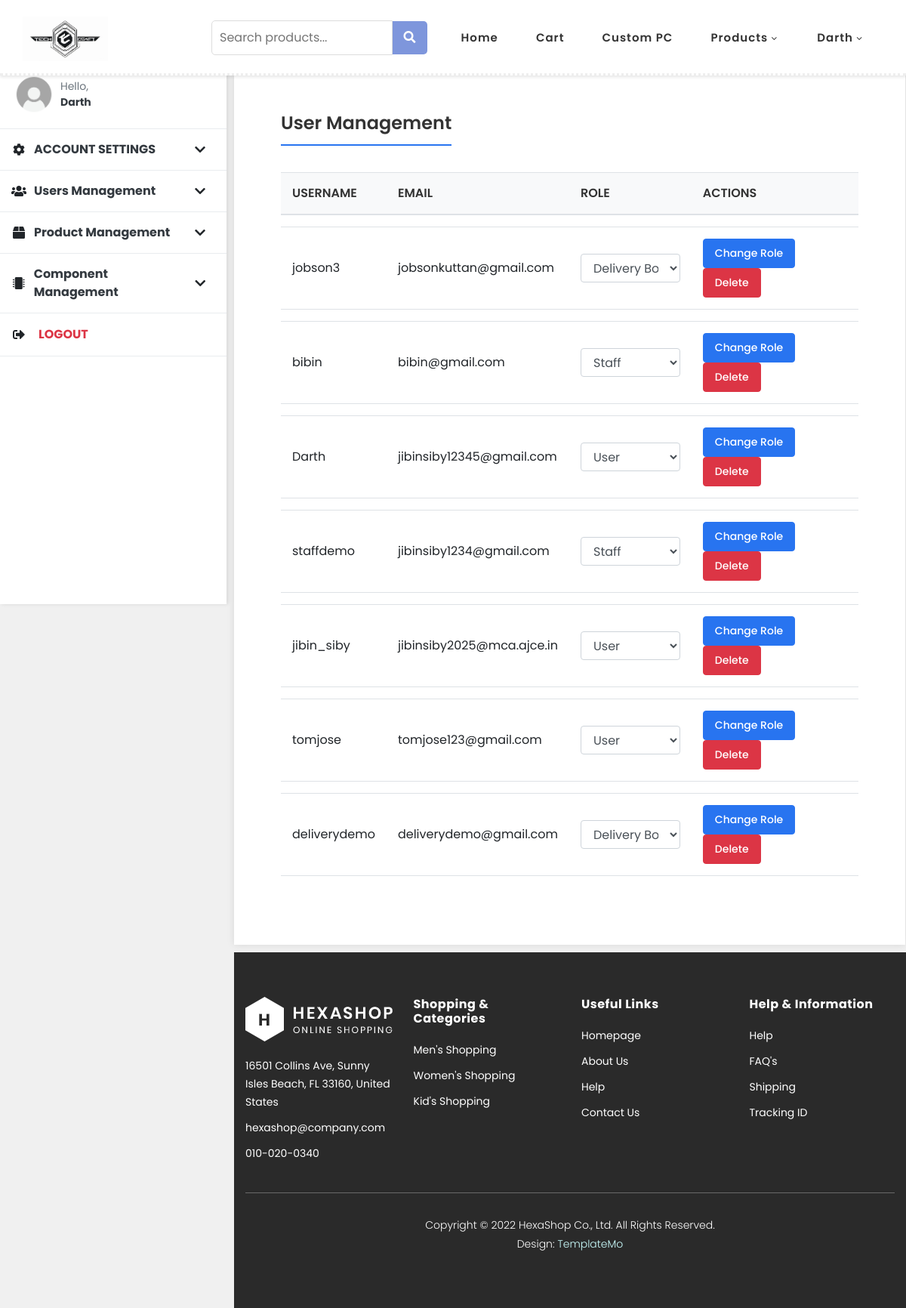
Screenshot of /admin_userview/ (signed in) with the database file from the repository.
### userapp/models.py (models this page shows, shortened)
class User(AbstractUser):
    ROLE_CHOICES = (
        ('user', 'User'),
        ('staff', 'Staff'),
        ('admin', 'Admin'),
        ('delivery_boy', 'Delivery Boy'),  # Added new role
    )
    fullname = models.CharField(max_length=255)
    date_joined = models.DateTimeField(auto_now_add=True)
    last_login = models.DateTimeField(auto_now=True)
    is_staff = models.BooleanField(default=False)
    is_deliveryboy = models.BooleanField(default=False)
    role = models.CharField(max_length=20, choices=ROLE_CHOICES, default='user')
    mobile = models.CharField(max_length=20, unique=False, default="nil")
    email = models.EmailField(unique=True)
    USERNAME_FIELD = 'email'
    REQUIRED_FIELDS = ['username', 'password']

### userapp/views.py (the view)
# urls.py: path('admin_userview/', views.admin_userview, name='admin_userview'),
@login_required(login_url='userapp:login')
def admin_userview(request):
    User = get_user_model()
    users = User.objects.exclude(is_superuser=True)
    return render(request, 'admin_userview.html', {'users': users})

### template/admin_userview.html (shortened to what this page needs)
{% load static %}
<!DOCTYPE html>
<html lang="en">
  <head>
    <link rel="stylesheet" type="text/css" href="{% static 'css/bootstrap.min.css' %}">
    <link rel="stylesheet" type="text/css" href="{% static 'css/font-awesome.css' %}">
    <link rel="stylesheet" href="{% static 'css/templatemo-hexashop.css' %}">
    <link rel="stylesheet" href="{% static 'css/owl-carousel.css' %}">
    <link rel="stylesheet" href="{% static 'css/lightbox.css' %}">
    <link rel="stylesheet" href="https://cdnjs.cloudflare.com/ajax/libs/font-awesome/5.15.3/css/all.min.css">
    </head>
    <body style="background-color:#f0f0f0;">
<header class="header-area header-sticky">
    <div class="container">
        <div class="row">
            <div class="col-12">
                <nav class="main-nav">
                    <a href="{% url 'userapp:admin_dashboard' %}" class="logo">
                        <img src="{% static 'images/file.png' %}" alt="Logo">
                    </a>
                    <div class="search-container">
                        <form action="#" method="get">
                            <input type="text" id="search-input" placeholder="Search products..." name="q" autocomplete="off">
                            <button type="submit"><i class="fa fa-search"></i></button>
                        </form>
                    </div>
                    <ul class="nav">
                        <li><a href="{% url 'userapp:admin_dashboard' %}">Home</a></li>
                        <li><a href="#">Cart</a></li>
                        <li><a href="#">Custom PC</a></li>
                        <li class="submenu">
                            <a href="javascript:;">Products</a>
                        </li>
                        <li class="submenu">
                            <a href="javascript:;">{{ request.user.username }}</a>
                        </li>
                    </ul>
                </nav>
            </div>
        </div>
    </div>
</header>
     <div class="side-nav">
        <div class="namedisplay">
            <img class="namedisplayimage" height="50px" width="50px" src="{% static 'images/profileimage.png' %}">
            <div class="namedisplaytext">
                <div class="namedisplaytexthello">Hello,</div>
                <div class="namedisplaytextname">{{ user.username }}</div>
            </div>
        </div>
        <div class="accountdisplay">
            <div class="nav-item">
                <div class="nav-heading">
                    <i class="fas fa-cog"></i>
                    <span>ACCOUNT SETTINGS</span>
                    <i class="fa fa-chevron-down"></i>
                </div>
            </div>
            <div class="nav-item">
                <div class="nav-heading">
                    <i class="fas fa-users"></i>
                    <span>Users Management</span>
                    <i class="fa fa-chevron-down"></i>
                </div>
            </div>
            <div class="nav-item">
                <div class="nav-heading">
                    <i class="fas fa-box"></i>
                    <span>Product Management</span>
                    <i class="fa fa-chevron-down"></i>
                </div>
            </div>
            <div class="nav-item">
                <div class="nav-heading">
                    <i class="fas fa-microchip"></i>
                    <span>Component Management</span>
                    <i class="fa fa-chevron-down"></i>
                </div>
            </div>
            <div class="nav-item">
                <div class="nav-heading">
                    <i class="fas fa-sign-out-alt"></i>
                    <form method="post" action="{% url 'userapp:logout' %}" style="display: inline;">
                        <button type="submit" style="background: none; border: none; color: #dc3545; cursor: pointer; font-weight: bold;">LOGOUT</button>
                    </form>
                </div>
            </div>
        </div>
    </div>
    <div class="profilebody">
        <div class="profilebodypadding">
            <div class="personalinfodetails">
                <div class="personalinfotitle">
                    <span class="personalinfotitlename">User Management</span>
                </div>
                <table class="table">
                    <thead>
                        <tr>
                            <th>Username</th>
                            <th>Email</th>
                            <th>Role</th>
                            <th>Actions</th>
                        </tr>
                    </thead>
                    <tbody>
                        {% for user in users %}
                        <tr>
                            <td>{{ user.username }}</td>
                            <td>{{ user.email }}</td>
                            <td>
                                <select id="role-{{ user.id }}" class="form-control">
                                    <option value="user" {% if not user.is_staff %}selected{% endif %}>User</option>
                                    <option value="staff" {% if user.is_staff %}selected{% endif %}>Staff</option>
                                    <option value="delivery_boy" {% if user.is_deliveryboy %}selected{% endif %}>Delivery Boy</option>
                                </select>
                            </td>
                            <td>
                                <button onclick="changeUserRole({{ user.id }})" class="btn btn-primary btn-sm">Change Role</button>
                                <button onclick="showDeleteModal({{ user.id }})" class="btn btn-danger btn-sm">Delete</button>
                            </td>
                        </tr>
                        {% endfor %}
                    </tbody>
                </table>
            </div>
        </div>
    </div>
    <footer>
        <div class="container">
            <div class="row">
                <div class="col-lg-3">
                    <div class="first-item">
                        <div class="logo">
                            <img src="{% static 'images/white-logo.png' %}" alt="hexashop ecommerce templatemo">
                        </div>
                        <ul>
                            <li><a href="#">16501 Collins Ave, Sunny Isles Beach, FL 33160, United States</a></li>
                            <li><a href="#">hexashop@company.com</a></li>
                            <li><a href="#">010-020-0340</a></li>
                        </ul>
                    </div>
                </div>
                <div class="col-lg-3">
                    <h4>Shopping &amp; Categories</h4>
                    <ul>
                        <li><a href="#">Men's Shopping</a></li>
                        <li><a href="#">Women's Shopping</a></li>
                        <li><a href="#">Kid's Shopping</a></li>
                    </ul>
                </div>
                <div class="col-lg-3">
                    <h4>Useful Links</h4>
                    <ul>
                        <li><a href="#">Homepage</a></li>
                        <li><a href="#">About Us</a></li>
                        <li><a href="#">Help</a></li>
                        <li><a href="#">Contact Us</a></li>
                    </ul>
                </div>
                <div class="col-lg-3">
                    <h4>Help &amp; Information</h4>
                    <ul>
                        <li><a href="#">Help</a></li>
                        <li><a href="#">FAQ's</a></li>
                        <li><a href="#">Shipping</a></li>
                        <li><a href="#">Tracking ID</a></li>
                    </ul>
                </div>
                <div class="col-lg-12">
                    <div class="under-footer">
                        <p>Copyright © 2022 HexaShop Co., Ltd. All Rights Reserved.
                        <br>Design: <a href="https://templatemo.com" target="_parent" title="free css templates">TemplateMo</a></p>
                        <ul>
                            <li><a href="#"><i class="fa fa-facebook"></i></a></li>
                            <li><a href="#"><i class="fa fa-twitter"></i></a></li>
                            <li><a href="#"><i class="fa fa-linkedin"></i></a></li>
                            <li><a href="#"><i class="fa fa-behance"></i></a></li>
                        </ul>
                    </div>
                </div>
            </div>
        </div>
    </footer>
  </body>
</html>

### static/css/templatemo-hexashop.css (style rules this page uses)
html, body, div, span, applet, object, iframe, h1, h2, h3, h4, h5, h6, p, blockquote, div pre, a, abbr, acronym, address, big, cite, code, del, dfn, em, font, img, ins, kbd, q, s, samp, small, strike, strong, sub, sup, tt, var, b, u, i, center, dl, dt, dd, ol, ul, li, figure, header, nav, section, article, aside, footer, figcaption { margin: 0; padding: 0; border: 0; outline: 0; }
ul, li { padding: 0; margin: 0; list-style: none; }
header, nav, section, article, aside, footer, hgroup { display: block; }
* { box-sizing: border-box; }
html, body { font-family: 'Poppins', sans-serif; font-weight: 400; background-color: #fff; font-size: 16px; -ms-text-size-adjust: 100%; -webkit-font-smoothing: antialiased; -moz-osx-font-smoothing: grayscale; }
a { text-decoration: none !important; }
h1, h2, h3, h4, h5, h6 { margin-top: 0px; margin-bottom: 0px; }
ul { margin-bottom: 0px; }
p { font-size: 14px; line-height: 25px; color: #2a2a2a; }
html, body { background: #fff; font-family: 'Poppins', sans-serif; }
.header-area { border-bottom: 3px dotted #eee; box-shadow: none; background-color: #fff; position: absolute; top: 0px; left: 0px; right: 0px; z-index: 100; height: 100px; -webkit-transition: all .5s ease 0s; -moz-transition: all .5s ease 0s; -o-transition: all .5s ease 0s; transition: all .5s ease 0s; }
.header-area .main-nav { min-height: 80px; background: transparent; }
.header-area .main-nav .logo { line-height: 100px; color: #fff; font-size: 28px; font-weight: 700; text-transform: uppercase; letter-spacing: 2px; float: left; -webkit-transition: all 0.3s ease 0s; -moz-transition: all 0.3s ease 0s; -o-transition: all 0.3s ease 0s; transition: all 0.3s ease 0s; }
.header-area .main-nav .nav { float: right; margin-top: 30px; margin-right: 0px; background-color: transparent; -webkit-transition: all 0.3s ease 0s; -moz-transition: all 0.3s ease 0s; -o-transition: all 0.3s ease 0s; transition: all 0.3s ease 0s; position: relative; z-index: 999; }
.header-area .main-nav .nav li { padding-left: 15px; padding-right: 15px; }
.header-area .main-nav .nav li:last-child { padding-right: 0px; }
.header-area .main-nav .nav li a { display: block; font-weight: 600; font-size: 15px; color: #2a2a2a; text-transform: capitalize; -webkit-transition: all 0.3s ease 0s; -moz-transition: all 0.3s ease 0s; -o-transition: all 0.3s ease 0s; transition: all 0.3s ease 0s; height: 40px; line-height: 40px; border: transparent; letter-spacing: 1px; }
.header-area .main-nav .nav li a { color: #2a2a2a; }
.header-area .main-nav .nav li.submenu { position: relative; padding-right: 30px; }
.header-area .main-nav .nav li.submenu:after { font-family: FontAwesome; content: "\f107"; font-size: 12px; color: #2a2a2a; position: absolute; right: 18px; top: 12px; }
.header-area.header-sticky { min-height: 80px; }
.header-area .nav { margin-top: 30px; }
@media (max-width: 1200px) { .header-area .main-nav .nav li { padding-left: 12px; padding-right: 12px; } }
@media (max-width: 1200px) { .header-area .main-nav:before { display: none; } }
@media (min-width: 767px) { .header-area .main-nav .nav { display: flex !important; } }
footer { margin-top: 60px; padding: 60px 0px 30px 0px; background-color: #2a2a2a; }
footer .logo { margin-bottom: 20px; }
footer ul li { display: block; margin-bottom: 10px; }
footer ul li a { font-size: 14px; color: #fff; transition: all .3s; }
footer h4 { letter-spacing: 0.5px; font-size: 16px; color: #fff; font-weight: 700; margin-bottom: 20px; }
footer .under-footer { margin-top: 30px; padding-top: 30px; text-align: center; border-top: 1px solid rgba(250,250,250,0.3); }
footer .under-footer ul { margin-top: 20px; }
footer .under-footer ul li { display: inline-block; margin: 0px 10px; }
footer .under-footer ul li a { font-size: 22px; }
footer .under-footer p { color: #fff; font-size: 14px; font-weight: 300; }
footer .under-footer a { color: #cff; }

### rows the page displays
User: user.username "Darth", username "Darth", email "jibinsiby12345@gmail.com", is_staff+id "User"
User: username "jobson3", email "jobsonkuttan@gmail.com", is_deliveryboy+id "Delivery Boy"
User: username "bibin", email "bibin@gmail.com", is_staff+id "Staff"
User: username "staffdemo", email "jibinsiby1234@gmail.com", is_staff+id "Staff"
User: username "jibin_siby", email "jibinsiby2025@mca.ajce.in", is_staff+id "User"
User: username "tomjose", email "tomjose123@gmail.com", is_staff+id "User"
User: username "deliverydemo", email "deliverydemo@gmail.com", is_deliveryboy+id "Delivery Boy"
